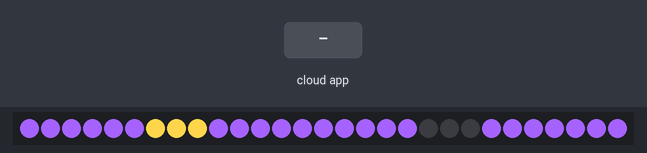
Simulated run of this sketch. Board: ESP32. Shown: 29 RGB LEDs in strip order, left to right. The test bench sets the inputs (shaded band). WiFi joins after 1.5 s; servers stay silent unless stated; random numbers use the default seed unless the sketch sets one; the Firebase database answers and starts empty; what the sketch prints to the serial monitor is not drawn.

Above: at 4.7 s.
4.8 s: the phone or cloud app sets id_drawer to 1
At 7.9 s:
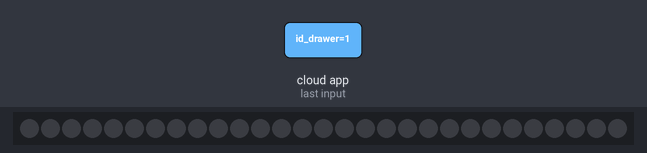
Timing chart, 0 to 9.4 s (numbered marks = the images above; inputs shaded):
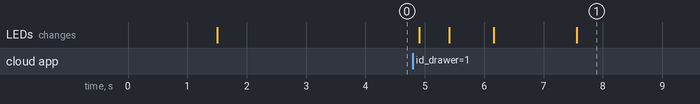

The sketch:

main.ino
```cpp
#include <WiFi.h>
#include <Adafruit_NeoPixel.h>
#include <IOXhop_FirebaseESP32.h>
#include <ArduinoJson.h>

// Wifi
#define WIFI_SSID "SOARES"
#define WIFI_PASSWORD "31060810#*"

// Firebase
#define FIREBASE_HOST "https://drawer-57cde-default-rtdb.firebaseio.com/"
#define FIREBASE_AUTH "X9Io7QZYS7HudcHYIsxKe7xauAAqbwl5dNGNmzxb"

// LED
#define LED_PIN 13
#define NUM_LEDS 29
Adafruit_NeoPixel strip = Adafruit_NeoPixel(NUM_LEDS, LED_PIN, NEO_GRB + NEO_KHZ800);

// Mapeamento de gavetas para os LEDs
const int drawerLEDMap[9][4] = {
  {0, 1, 2, -1},
  {3, 4, 5, -1},
  {6, 7, 8, -1},
  {9, 10, 11, -1},
  {12, 13, 14, 15},
  {16, 17, 18, -1},
  {19, 20, 21, -1},
  {22, 23, 24, 25},
  {26, 27, 28, -1}
};

bool visualEffect = false;
int lastDrawerId = -1;

// Cor fixa de encontrado
const int foundR = 255; // R (255)
const int foundG = 214; // G (226)
const int foundB = 75; // B (125)

// Cor de procura
const int searchR = 166; // R (169)
const int searchG = 98; // G (136)
const int searchB = 255; // B (249)

// Cor inicial
const int initialR = 166; // R (169)
const int initialG = 98; // G (136)
const int initialB = 255; // B (249)

void setup() {
  Serial.begin(115200);

  connectToWiFi();

  strip.begin();
  strip.show();

  // Configura os LEDs na inicialização
  for (int i = 0; i < NUM_LEDS; i++) {
    strip.setPixelColor(i, strip.Color(initialR, initialG, initialB)); // Cor roxa
  }

  // LEDs correspondentes ao ID 3 (amarelo)
  for (int i = 0; i < 4; i++) {
    int ledIndex = drawerLEDMap[2][i]; // ID 3 é index 2
    if (ledIndex != -1) {
      strip.setPixelColor(ledIndex, strip.Color(foundR, foundG, foundB)); // Cor amarela
    }
  }

  // LEDs correspondentes ao ID 7 (apagado)
  for (int i = 0; i < 4; i++) {
    int ledIndex = drawerLEDMap[6][i]; // ID 7 é index 6
    if (ledIndex != -1) {
      strip.setPixelColor(ledIndex, strip.Color(0, 0, 0)); // Apagado
    }
  }

  strip.show();
  delay(2000); // Mantém os LEDs acesos por 2 segundos

  Firebase.begin(FIREBASE_HOST, FIREBASE_AUTH);
}

void loop() {
  if (WiFi.status() != WL_CONNECTED) {
    connectToWiFi();
  }

  int drawerId = Firebase.getInt("/drawer/config/id_drawer");

  if (Firebase.failed()) {
    Serial.println("Falha ao ler o ID da gaveta no Firebase");
  } else {
    if (drawerId > 0 && drawerId <= 9) {
      if (drawerId != lastDrawerId) {
        lightUpDrawerWithEffect(drawerId - 1, foundR, foundG, foundB);
        lastDrawerId = drawerId;
        visualEffect = false;
        delay(1000);
        Firebase.setInt("/drawer/config/id_drawer", -1);
      }
    } else {
      if (lastDrawerId != -1) {
        lightUpDrawer(lastDrawerId, 0, 0, 0); // Apaga a gaveta acesa
        lastDrawerId = -1;
      }
    }
  }

  if (visualEffect) {
    showVisualEffect();
  }

  delay(100);
}

void connectToWiFi() {
  Serial.println("Conectando ao Wi-Fi...");
  WiFi.begin(WIFI_SSID, WIFI_PASSWORD);

  int attempts = 0;
  while (WiFi.status() != WL_CONNECTED && attempts < 20) {
    delay(500);
    Serial.print(".");
    attempts++;
  }

  if (WiFi.status() == WL_CONNECTED) {
    Serial.println("Conectado ao Wi-Fi!");
  } else {
    Serial.println("Falha ao conectar ao Wi-Fi. Tentando novamente em 5 segundos.");
    delay(5000);
  }
}

void showVisualEffect() {
  int R = random(0, 255);
  int G = random(0, 255);
  int B = random(0, 255);

  for (int i = 0; i < NUM_LEDS; i++) {
    strip.setPixelColor(i, strip.Color(R, G, B));
  }
  strip.show();
}

void lightUpDrawer(int drawerId, int r, int g, int b) {
  for (int i = 0; i < NUM_LEDS; i++) {
    strip.setPixelColor(i, strip.Color(0, 0, 0));
  }

  for (int i = 0; i < 4; i++) {
    int ledIndex = drawerLEDMap[drawerId][i];
    if (ledIndex != -1) {
      strip.setPixelColor(ledIndex, strip.Color(r, g, b));
    }
  }
  strip.show();
}

void lightUpDrawerWithEffect(int drawerId, int r, int g, int b) {
  // Apaga todos os LEDs
  for (int i = 0; i < NUM_LEDS; i++) {
    strip.setPixelColor(i, strip.Color(0, 0, 0));
  }
  strip.show();
  delay(500);

  // Acende LEDs em sequência até o ID da gaveta selecionada
  for (int i = 0; i <= drawerId; i++) {
    for (int j = 0; j < 4; j++) {
      int ledIndex = drawerLEDMap[i][j];
      if (ledIndex != -1) {
        strip.setPixelColor(ledIndex, strip.Color(searchR, searchG, searchB));
      }
    }
    strip.show();
    delay(250); // Atraso para o efeito de sequência
  }

  // Mostra apenas os LEDs da gaveta selecionada
  delay(500);
  lightUpDrawer(drawerId, r, g, b);
}
```

Measured:
- after the input at 4.8 s, the LEDs: change after 0.11 s (image 1)
